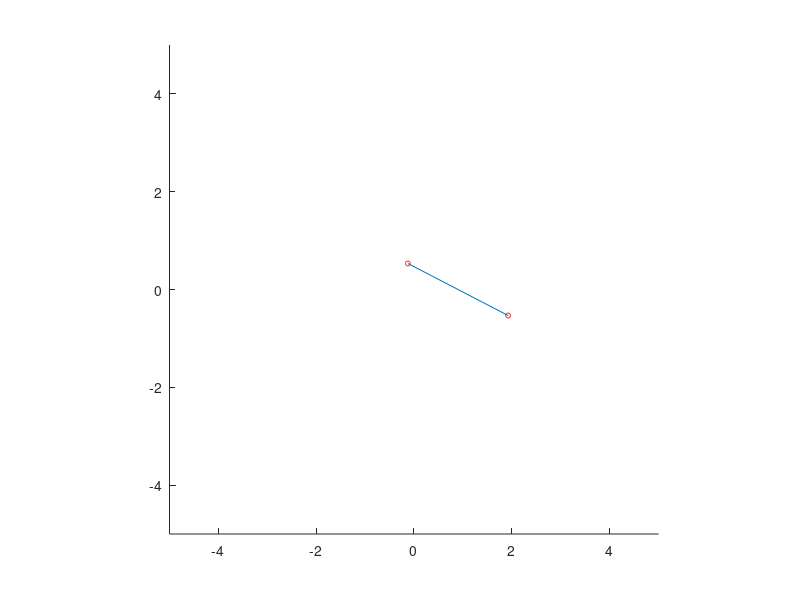
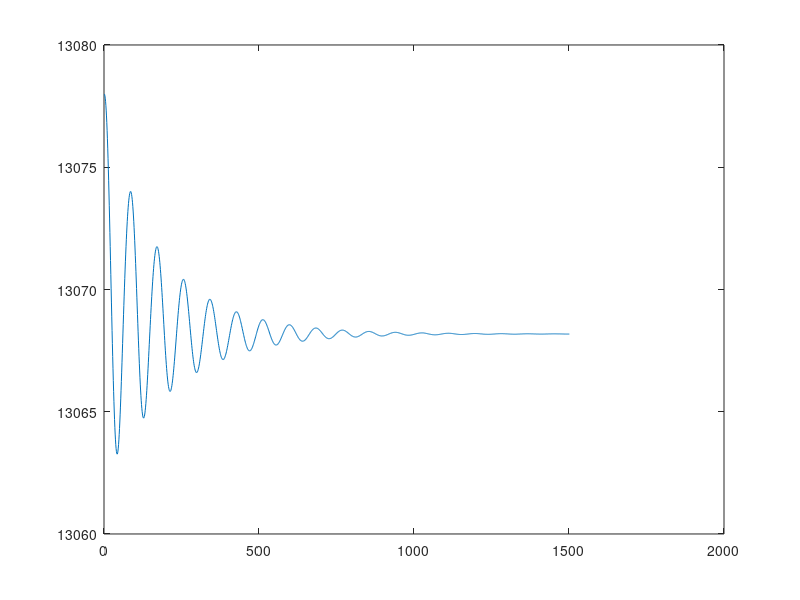

The MATLAB source for these figures, in order:
clear all
close all
clc

% particles and positions
dim = 2;
NP = 2;
m = [1,1];
M = diag(m);
L = 1;
x = [0,0 ; 1.8,0];

% springs
NS = 1;
ks = 10;
kd = 0.5;

% velocity
vini = 0.01;
v = [0,5;0,-5];

%timestep - environment variables
g = 0;
timesteps = 1500;
dt = 0.01;
time = 0:dt:timesteps*dt;
N = length(time);

%grafik
daspect([1,1,1]);   % Skalar axlarna lika
axis([-5,5,-5,5]);    % Axlarnas intervall
hold on
Ra = 0.05;
for i=1:NP
    BOLL_a(i)=rectangle('Position',[x(i,1)-Ra,x(i,2)-Ra,2*Ra,2*Ra],'Curvature',[1,1],'EdgeColor','r','FaceColor','w');
end

spring_number=0;

for i=1:NS % loop over springs
    spring_number=spring_number+1;
    spring(spring_number).from=i; % number of the ''from'' particle
    spring(spring_number).to=i+1; % number of the ''to'' particle
    spring(spring_number).length=L; % spring rest length
    spring(spring_number).KS=ks; % spring coefficient
    spring(spring_number).KD=kd; % damping coefficient

end
for i=1:NS
    LINJE_a1(i)=line([x(spring(i).from,1),x(spring(i).to,1)],[x(spring(i).from,2),x(spring(i).to,2)]);
end

Angularmomentum = zeros(1,N);
Springlength = zeros(1,N);
Angularfreq = zeros(1,N);
Es = zeros(1,N);
Ek = zeros(1,N);
Ep = zeros(1,N);

F = zeros(NP,dim)

%%

for k = 1:NS

    r = x(spring(k).from,:)-x(spring(k).to,:)
    rdot = v(spring(k).from,:)-v(spring(k).to,:);

    f = -((spring(k).KS)*(norm(r)-spring(k).length)+spring(k).KD*(dot(rdot,r)/norm(r))).*r/norm(r);

    F(spring(k).from,:) = F(spring(k).from,:) + f;
    F(spring(k).to,:) = F(spring(k).to,:) - f;

    Es = Es + spring(k).KS*(norm(r)-spring(k).length).^2./2;
end

v = v - dt*inv(M)*F;%./2;

%%

for n = 1:N

    F = zeros(NP,dim)
    for k = 1:NS

        r = x(spring(k).from,:)-x(spring(k).to,:)
        rdot = v(spring(k).from,:)-v(spring(k).to,:);

        f = -((spring(k).KS)*(norm(r)-spring(k).length)+spring(k).KD*(dot(rdot,r)/norm(r))).*r/norm(r);

        F(spring(k).from,:) = F(spring(k).from,:) + f;
        F(spring(k).to,:) = F(spring(k).to,:) - f;

        Es = Es + spring(k).KS*(norm(r)-spring(k).length).^2./2;
    end
    F(:,dim) = F(:,dim)-m'*g;
    v_prev = v;
    v = v + dt*inv(M)*F;
    x = x + dt*v;
    Angularmomentum(n) = m*(x(:,1).*v(:,2)-x(:,2).*v(:,1))
    %Angularfreq(n) = norm(v(1,:)./(norm(r)./2))
    Ek(n) = sum(m.*(sum(((v+v_prev)./2).^2)./2))
    Ep(n) = sum(g.*m.*x(:,2)')

    %uppdaterad grafik
    for i = 1:NS
        set(LINJE_a1(i),'XData',[x(spring(i).from,1),x(spring(i).to,1)],'YData',[x(spring(i).from,2),x(spring(i).to,2)]);
    end
    for i=1:NP
        set(BOLL_a(i),'Position',[x(i,1)-Ra,x(i,2)-Ra,2*Ra,2*Ra]);
    end

    pause(dt/1000);
end

Etot = Es + Ek + Ep

figure(2)
plot(Etot)